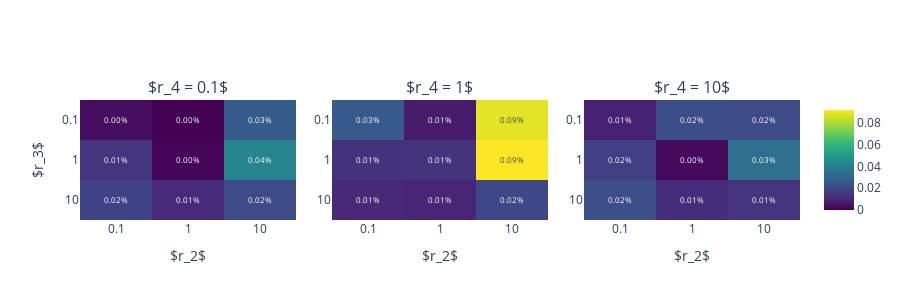

The notebook cell this image was saved under:
### Code cell
import plotly.graph_objects as go
from plotly.colors import DEFAULT_PLOTLY_COLORS
from plotly.subplots import make_subplots
import re

fig = make_subplots(1, 3, subplot_titles=[
    f'$r_4 = {r3}$' for r3 in [0.1, 1, 10]
], horizontal_spacing=0.05, vertical_spacing=0.1)

for i, (r3, d1) in enumerate(sens.groupby('r3')):
    z = d1.sort_values(['r2', 'r1']).ratio.to_numpy().reshape(3, 3)
    z = np.flipud(z)
    fig.add_trace(go.Heatmap(
        z=z*100,
        x=['0.1', '1', '10'],
        y=['10', '1', '0.1'],
        coloraxis='coloraxis',
        text=z*100,
        texttemplate='%{text:.2f}%',
        textfont={'size': 8}
    ), row=1, col=i+1)

fig.update_layout(
    coloraxis={'colorscale': 'viridis'},
    height=300,
)
fig.update_xaxes(title='$r_2$', row=1)
fig.update_yaxes(title='$r_3$', col=1)
fig.show()
fig.write_image('../figures/sensitivity_mad_optim.png')

### Figure 1 — Plotly figure (JSON) as saved in the notebook; plotly's stock layout.template omitted (floating-point values rounded to 4 significant figures)
{"data": [{"coloraxis": "coloraxis", "text": [[0.01836, 0.01091, 0.0211], [0.01434, 0.0007338, 0.04166], [0.002984, 1.75e-14, 0.02676]], "textfont": {"size": 8}, "texttemplate": "%{text:.2f}%", "type": "heatmap", "x": ["0.1", "1", "10"], "xaxis": "x", "y": ["10", "1", "0.1"], "yaxis": "y", "z": [[0.01836, 0.01091, 0.0211], [0.01434, 0.0007338, 0.04166], [0.002984, 1.75e-14, 0.02676]]}, {"coloraxis": "coloraxis", "text": [[0.01036, 0.009449, 0.02005], [0.01326, 0.01387, 0.09171], [0.02625, 0.007013, 0.08814]], "textfont": {"size": 8}, "texttemplate": "%{text:.2f}%", "type": "heatmap", "x": ["0.1", "1", "10"], "xaxis": "x2", "y": ["10", "1", "0.1"], "yaxis": "y2", "z": [[0.01036, 0.009449, 0.02005], [0.01326, 0.01387, 0.09171], [0.02625, 0.007013, 0.08814]]}, {"coloraxis": "coloraxis", "text": [[0.02234, 0.01185, 0.0142], [0.01688, 0.00219, 0.03357], [0.008505, 0.02179, 0.02112]], "textfont": {"size": 8}, "texttemplate": "%{text:.2f}%", "type": "heatmap", "x": ["0.1", "1", "10"], "xaxis": "x3", "y": ["10", "1", "0.1"], "yaxis": "y3", "z": [[0.02234, 0.01185, 0.0142], [0.01688, 0.00219, 0.03357], [0.008505, 0.02179, 0.02112]]}], "layout": {"annotations": [{"font": {"size": 16}, "showarrow": false, "text": "$r_4 = 0.1$", "x": 0.15, "xanchor": "center", "xref": "paper", "y": 1, "yanchor": "bottom", "yref": "paper"}, {"font": {"size": 16}, "showarrow": false, "text": "$r_4 = 1$", "x": 0.5, "xanchor": "center", "xref": "paper", "y": 1, "yanchor": "bottom", "yref": "paper"}, {"font": {"size": 16}, "showarrow": false, "text": "$r_4 = 10$", "x": 0.85, "xanchor": "center", "xref": "paper", "y": 1, "yanchor": "bottom", "yref": "paper"}], "coloraxis": {"colorscale": [[0, "#440154"], [0.1111, "#482878"], [0.2222, "#3e4989"], [0.3333, "#31688e"], [0.4444, "#26828e"], [0.5556, "#1f9e89"], [0.6667, "#35b779"], [0.7778, "#6ece58"], [0.8889, "#b5de2b"], [1, "#fde725"]]}, "height": 300, "xaxis": {"anchor": "y", "domain": [0, 0.3], "title": {"text": "$r_2$"}}, "xaxis2": {"anchor": "y2", "domain": [0.35, 0.65], "title": {"text": "$r_2$"}}, "xaxis3": {"anchor": "y3", "domain": [0.7, 1], "title": {"text": "$r_2$"}}, "yaxis": {"anchor": "x", "domain": [0, 1], "title": {"text": "$r_3$"}}, "yaxis2": {"anchor": "x2", "domain": [0, 1]}, "yaxis3": {"anchor": "x3", "domain": [0, 1]}}}
